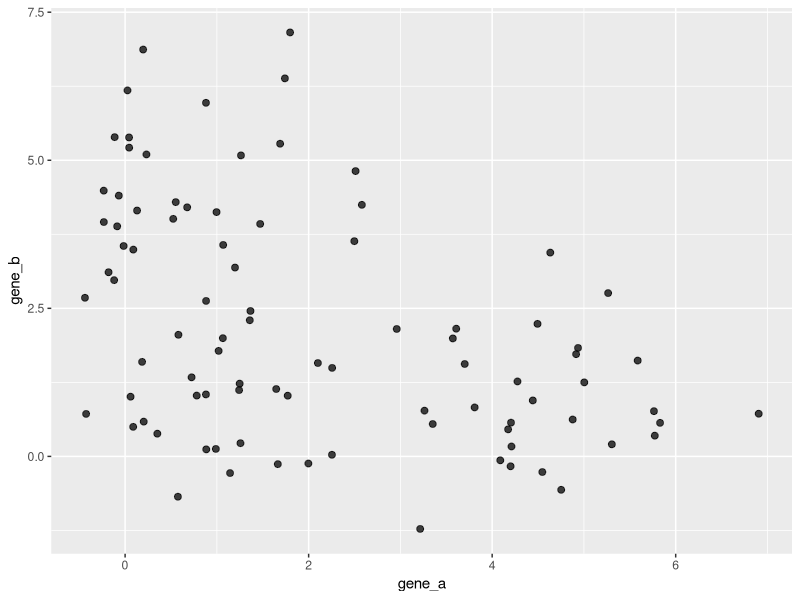
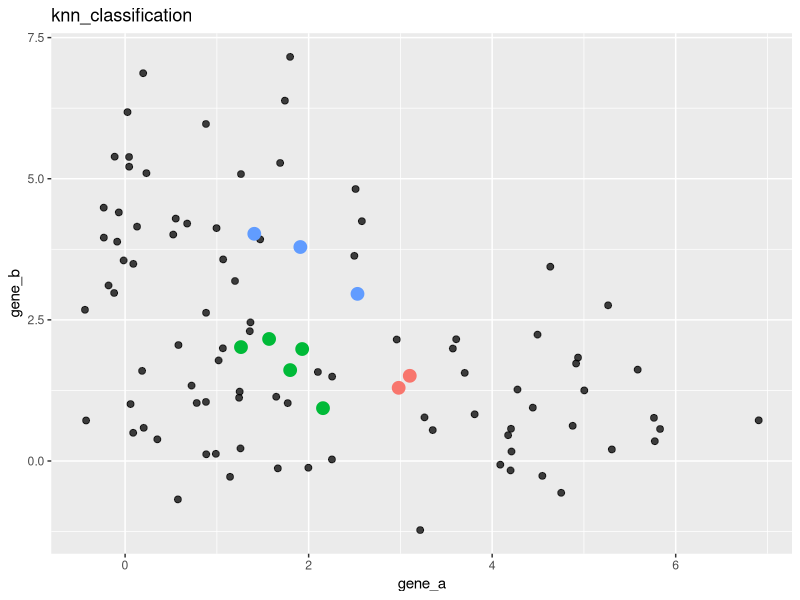
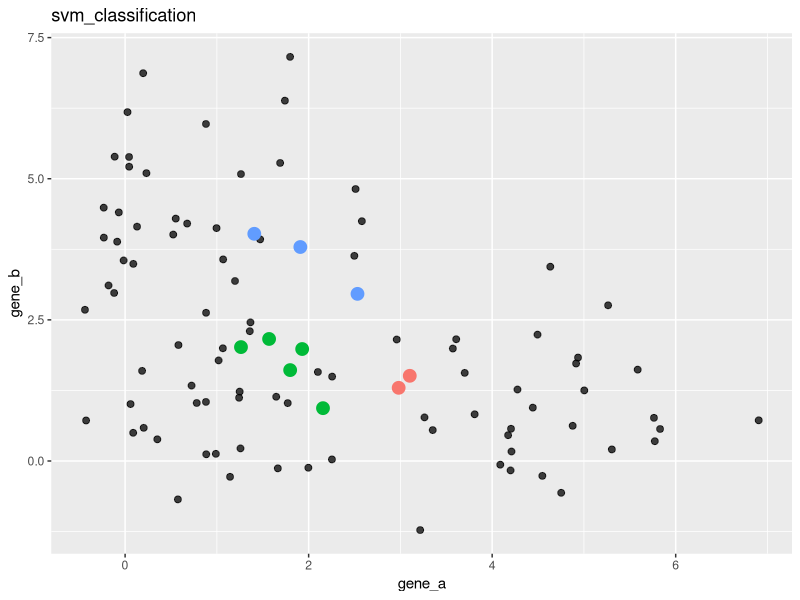
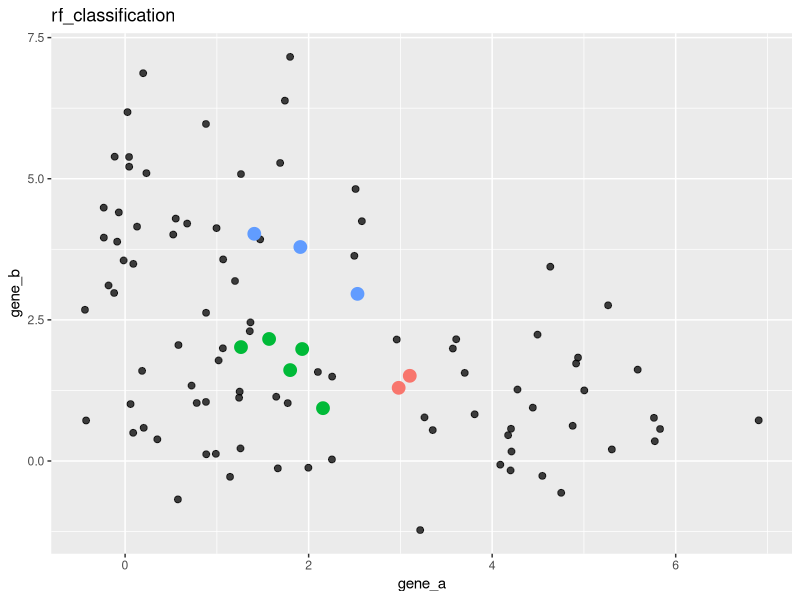

Write the R code that produced these figures, in order.
library(tidyverse)
library(mclust) 

# A quick refresher on native R clustering algorithms: https://www.statmethods.net/advstats/cluster.html

# Set the random seed
set.seed(0)

# Generate example data set
N = 30
U1 = 1
U2 = 4.5
gene_df = rbind(tibble(gene_a = rnorm(n=N, mean=U2), gene_b = rnorm(n=N, mean=U1), explant_id = seq(1, N), type = 1),
                tibble(gene_a = rnorm(n=N, mean=U1), gene_b = rnorm(n=N, mean=U1), explant_id = seq(N+1, 2*N), type = 2),
                tibble(gene_a = rnorm(n=N, mean=U1), gene_b = rnorm(n=N, mean=U2), explant_id = seq((2*N)+1, 3*N), type = 3))
gene_df$type = as.factor(gene_df$type)

ggplot(gene_df, aes(gene_a, gene_b)) +
  geom_point(size=2, alpha=0.75)

#-------------------------
# Classification
#-------------------------
library(caret)

# Expected to be from type 2
new_samples = tibble(gene_a = rnorm(n=10, mean=2), gene_b = rnorm(n=10, mean=2))

# Train a k-nearest-neighbors model
knn_fit = train(type ~ gene_a + gene_b, data = gene_df, method = "knn")

# Predict type for new data
knn_classification = predict(knn_fit, new_samples, type="raw")
new_samples$knn_class = knn_classification

ggplot(gene_df, aes(gene_a, gene_b)) +
  geom_point(size=2, alpha=0.75) +
  geom_point(data=new_samples, size=4, aes(color=new_samples$knn_class)) +
  ggtitle('knn_classification') +
  theme(legend.position = "none")

# Train a support vector machine
svm_fit = train(type ~ gene_a + gene_b, data = gene_df, method = "svmLinear")

# Predict type for new data
svm_classification = predict(svm_fit, new_samples, type="raw")
new_samples$svm_class = svm_classification

ggplot(gene_df, aes(gene_a, gene_b)) +
  geom_point(size=2, alpha=0.75) +
  geom_point(data=new_samples, size=4, aes(color=new_samples$svm_class)) +
  ggtitle('svm_classification') +
  theme(legend.position = "none")

# Train a random forest classifier
rf_fit = train(type ~ gene_a + gene_b, data = gene_df, method = "ranger")

# Predict type for new data
rf_classification = predict(rf_fit, new_samples, type="raw")
new_samples$rf_class = rf_classification

ggplot(gene_df, aes(gene_a, gene_b)) +
  geom_point(size=2, alpha=0.75) +
  geom_point(data=new_samples, size=4, aes(color=new_samples$rf_class)) +
  ggtitle('rf_classification') +
  theme(legend.position = "none")
